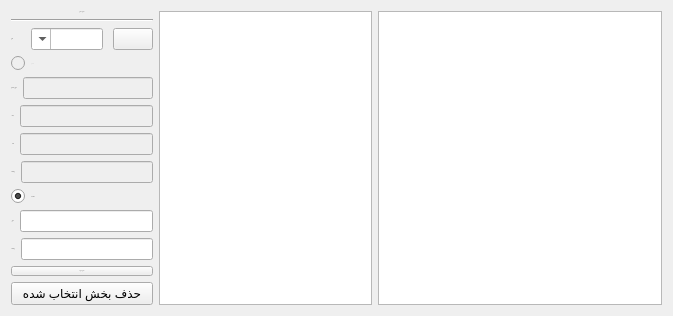
              <widget class="QWidget" name="storage">
               <attribute name="title">
                <string>مدیریت انبار</string>
               </attribute>
               <layout class="QHBoxLayout" name="horizontalLayout_10">
                <item>
                 <layout class="QHBoxLayout" name="horizontalLayout_9" stretch="2,3,4">
                  <item>
                   <layout class="QVBoxLayout" name="vlStorage">
                    <item alignment="Qt::AlignmentFlag::AlignBottom">
                     <widget class="QLabel" name="label_7">
                      <property name="font">
                       <font>
                        <family>Peyda</family>
                        <pointsize>-1</pointsize>
                       </font>
                      </property>
                      <property name="text">
                       <string>مدیریت انبار</string>
                      </property>
                      <property name="alignment">
                       <set>Qt::AlignmentFlag::AlignCenter</set>
                      </property>
                     </widget>
                    </item>
                    <item>
                     <widget class="Line" name="line">
                      <property name="font">
                       <font>
                        <family>Peyda</family>
                        <pointsize>-1</pointsize>
                       </font>
                      </property>
                      <property name="orientation">
                       <enum>Qt::Orientation::Horizontal</enum>
                      </property>
                     </widget>
                    </item>
                    <item>
                     <layout class="QHBoxLayout" name="horizontalLayout_7" stretch="1,7,0">
                      <property name="spacing">
                       <number>10</number>
                      </property>
                      <property name="sizeConstraint">
                       <enum>QLayout::SizeConstraint::SetDefaultConstraint</enum>
                      </property>
                      <item>
                       <widget class="QLabel" name="label_2">
                        <property name="font">
                         <font>
                          <family>Peyda</family>
                          <pointsize>-1</pointsize>
                         </font>
                        </property>
                        <property name="text">
                         <string>بخش</string>
                        </property>
                        <property name="alignment">
                         <set>Qt::AlignmentFlag::AlignRight|Qt::AlignmentFlag::AlignTrailing|Qt::AlignmentFlag::AlignVCenter</set>
                        </property>
                       </widget>
                      </item>
                      <item>
                       <widget class="QComboBox" name="cbStorageCat">
                        <property name="font">
                         <font>
                          <family>Peyda</family>
                          <pointsize>-1</pointsize>
                         </font>
                        </property>
                        <property name="layoutDirection">
                         <enum>Qt::LayoutDirection::RightToLeft</enum>
                        </property>
                        <property name="editable">
                         <bool>true</bool>
                        </property>
                       </widget>
                      </item>
                      <item>
                       <widget class="QPushButton" name="btnCatEdit">
                        <property name="styleSheet">
                         <string notr="true"/>
                        </property>
                        <property name="text">
                         <string/>
                        </property>
                       </widget>
                      </item>
                     </layout>
                    </item>
                    <item>
                     <widget class="QRadioButton" name="rbProduct">
                      <property name="enabled">
                       <bool>false</bool>
                      </property>
                      <property name="font">
                       <font>
                        <family>Peyda</family>
                        <pointsize>-1</pointsize>
                       </font>
                      </property>
                      <property name="text">
                       <string>محصول</string>
                      </property>
                      <property name="checkable">
                       <bool>true</bool>
                      </property>
                      <property name="checked">
                       <bool>false</bool>
                      </property>
                     </widget>
                    </item>
                    <item>
                     <layout class="QVBoxLayout" name="verticalLayout">
                      <item>
                       <layout class="QHBoxLayout" name="horizontalLayout_3">
                        <item>
                         <widget class="QLabel" name="label">
                          <property name="font">
                           <font>
                            <family>Peyda</family>
                            <pointsize>-1</pointsize>
                           </font>
                          </property>
                          <property name="text">
                           <string>عنوان محصول</string>
                          </property>
                         </widget>
                        </item>
                        <item>
                         <widget class="QLineEdit" name="edtProductTitle">
                          <property name="enabled">
                           <bool>false</bool>
                          </property>
                          <property name="font">
                           <font>
                            <family>Peyda</family>
                            <pointsize>-1</pointsize>
                           </font>
                          </property>
                          <property name="layoutDirection">
                           <enum>Qt::LayoutDirection::RightToLeft</enum>
                          </property>
                          <property name="alignment">
                           <set>Qt::AlignmentFlag::AlignLeading|Qt::AlignmentFlag::AlignLeft|Qt::AlignmentFlag::AlignVCenter</set>
                          </property>
                         </widget>
                        </item>
                       </layout>
                      </item>
                      <item>
                       <layout class="QHBoxLayout" name="horizontalLayout_4">
                        <item>
                         <widget class="QLabel" name="label_3">
                          <property name="font">
                           <font>
                            <family>Peyda</family>
                            <pointsize>-1</pointsize>
                           </font>
                          </property>
                          <property name="text">
                           <string>قیمت</string>
                          </property>
                         </widget>
                        </item>
                        <item>
                         <widget class="QLineEdit" name="edtPrice">
                          <property name="enabled">
                           <bool>false</bool>
                          </property>
                          <property name="font">
                           <font>
                            <family>Peyda</family>
                            <pointsize>-1</pointsize>
                           </font>
                          </property>
                          <property name="layoutDirection">
                           <enum>Qt::LayoutDirection::RightToLeft</enum>
                          </property>
                          <property name="inputMethodHints">
                           <set>Qt::InputMethodHint::ImhNone</set>
                          </property>
                          <property name="alignment">
                           <set>Qt::AlignmentFlag::AlignLeading|Qt::AlignmentFlag::AlignLeft|Qt::AlignmentFlag::AlignVCenter</set>
                          </property>
                         </widget>
                        </item>
                       </layout>
                      </item>
                      <item>
                       <layout class="QHBoxLayout" name="horizontalLayout_5">
                        <item>
                         <widget class="QLabel" name="label_4">
                          <property name="font">
                           <font>
                            <family>Peyda</family>
                            <pointsize>-1</pointsize>
                           </font>
                          </property>
                          <property name="text">
                           <string>تعداد</string>
                          </property>
                         </widget>
                        </item>
                        <item>
                         <widget class="QLineEdit" name="edtCount">
                          <property name="enabled">
                           <bool>false</bool>
                          </property>
                          <property name="font">
                           <font>
                            <family>Peyda</family>
                            <pointsize>-1</pointsize>
                           </font>
                          </property>
                          <property name="layoutDirection">
                           <enum>Qt::LayoutDirection::RightToLeft</enum>
                          </property>
                          <property name="alignment">
                           <set>Qt::AlignmentFlag::AlignLeading|Qt::AlignmentFlag::AlignLeft|Qt::AlignmentFlag::AlignVCenter</set>
                          </property>
                         </widget>
                        </item>
                       </layout>
                      </item>
                      <item>
                       <layout class="QHBoxLayout" name="horizontalLayout_6">
                        <item>
                         <widget class="QLabel" name="label_5">
                          <property name="font">
                           <font>
                            <family>Peyda</family>
                            <pointsize>-1</pointsize>
                           </font>
                          </property>
                          <property name="text">
                           <string>توضیحات</string>
                          </property>
                         </widget>
                        </item>
                        <item>
                         <widget class="QLineEdit" name="edtProductDes">
                          <property name="enabled">
                           <bool>false</bool>
                          </property>
                          <property name="font">
                           <font>
                            <family>Peyda</family>
                            <pointsize>-1</pointsize>
                           </font>
                          </property>
                          <property name="layoutDirection">
                           <enum>Qt::LayoutDirection::RightToLeft</enum>
                          </property>
                          <property name="alignment">
                           <set>Qt::AlignmentFlag::AlignLeading|Qt::AlignmentFlag::AlignLeft|Qt::AlignmentFlag::AlignVCenter</set>
                          </property>
                         </widget>
                        </item>
                       </layout>
                      </item>
                     </layout>
                    </item>
                    <item>
                     <widget class="QRadioButton" name="rbCat">
                      <property name="font">
                       <font>
                        <family>Peyda</family>
                        <pointsize>-1</pointsize>
                       </font>
                      </property>
                      <property name="text">
                       <string>دسته‌بندی</string>
                      </property>
                      <property name="checked">
                       <bool>true</bool>
                      </property>
                     </widget>
                    </item>
                    <item>
                     <layout class="QVBoxLayout" name="verticalLayout_2">
                      <item>
                       <layout class="QHBoxLayout" name="horizontalLayout_8">
                        <item>
                         <widget class="QLabel" name="label_6">
                          <property name="font">
                           <font>
                            <family>Peyda</family>
                            <pointsize>-1</pointsize>
                           </font>
                          </property>
                          <property name="text">
                           <string>عنوان</string>
                          </property>
                         </widget>
                        </item>
                        <item>
                         <widget class="QLineEdit" name="edtCatTitle">
                          <property name="enabled">
                           <bool>true</bool>
                          </property>
                          <property name="font">
                           <font>
                            <family>Peyda</family>
                            <pointsize>-1</pointsize>
                           </font>
                          </property>
                          <property name="layoutDirection">
                           <enum>Qt::LayoutDirection::RightToLeft</enum>
                          </property>
                          <property name="alignment">
                           <set>Qt::AlignmentFlag::AlignLeading|Qt::AlignmentFlag::AlignLeft|Qt::AlignmentFlag::AlignVCenter</set>
                          </property>
                         </widget>
                        </item>
                       </layout>
                      </item>
                      <item>
                       <layout class="QHBoxLayout" name="horizontalLayout_11">
                        <item>
                         <widget class="QLabel" name="label_9">
                          <property name="font">
                           <font>
                            <family>Peyda</family>
                            <pointsize>-1</pointsize>
                           </font>
                          </property>
                          <property name="text">
                           <string>توضیحات</string>
                          </property>
                         </widget>
                        </item>
                        <item>
                         <widget class="QLineEdit" name="edtCatDes">
                          <property name="enabled">
                           <bool>true</bool>
                          </property>
                          <property name="font">
                           <font>
                            <family>Peyda</family>
                            <pointsize>-1</pointsize>
                           </font>
                          </property>
                          <property name="layoutDirection">
                           <enum>Qt::LayoutDirection::RightToLeft</enum>
                          </property>
                          <property name="alignment">
                           <set>Qt::AlignmentFlag::AlignLeading|Qt::AlignmentFlag::AlignLeft|Qt::AlignmentFlag::AlignVCenter</set>
                          </property>
                          <property name="clearButtonEnabled">
                           <bool>false</bool>
                          </property>
                         </widget>
                        </item>
                       </layout>
                      </item>
                     </layout>
                    </item>
                    <item>
                     <widget class="QPushButton" name="btnSaveStorage">
                      <property name="font">
                       <font>
                        <family>Peyda</family>
                        <pointsize>-1</pointsize>
                       </font>
                      </property>
                      <property name="text">
                       <string>ثبت و ذخیره</string>
                      </property>
                     </widget>
                    </item>
                    <item>
                     <widget class="QPushButton" name="btnDelCat">
                      <property name="text">
                       <string>حذف بخش انتخاب شده</string>
                      </property>
                     </widget>
                    </item>
                   </layout>
                  </item>
                  <item>
                   <widget class="QTableWidget" name="tblStorageCat">
                    <property name="font">
                     <font>
                      <family>Peyda</family>
                      <pointsize>-1</pointsize>
                     </font>
                    </property>
                    <property name="editTriggers">
                     <set>QAbstractItemView::EditTrigger::NoEditTriggers</set>
                    </property>
                    <property name="selectionMode">
                     <enum>QAbstractItemView::SelectionMode::SingleSelection</enum>
                    </property>
                    <property name="selectionBehavior">
                     <enum>QAbstractItemView::SelectionBehavior::SelectRows</enum>
                    </property>
                   </widget>
                  </item>
                  <item>
                   <widget class="QTableWidget" name="tblStorageProduct">
                    <property name="enabled">
                     <bool>true</bool>
                    </property>
                    <property name="font">
                     <font>
                      <family>Peyda</family>
                      <pointsize>-1</pointsize>
                     </font>
                    </property>
                    <property name="editTriggers">
                     <set>QAbstractItemView::EditTrigger::NoEditTriggers</set>
                    </property>
                    <property name="selectionMode">
                     <enum>QAbstractItemView::SelectionMode::SingleSelection</enum>
                    </property>
                    <property name="selectionBehavior">
                     <enum>QAbstractItemView::SelectionBehavior::SelectRows</enum>
                    </property>
                   </widget>
                  </item>
                 </layout>
                </item>
               </layout>
              </widget>
